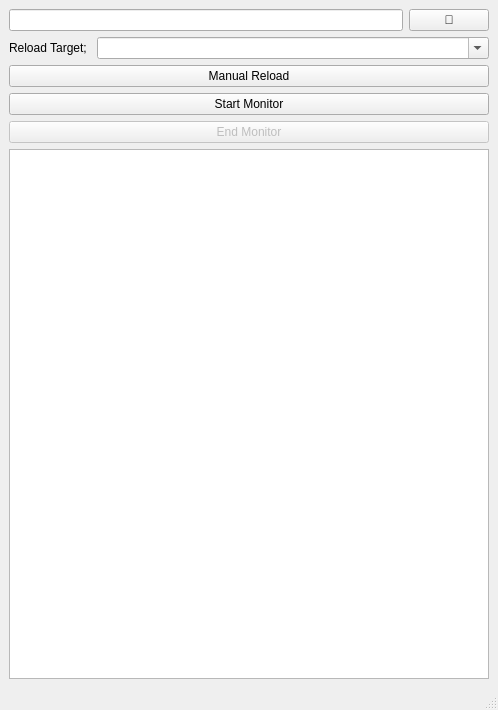
<?xml version="1.0" encoding="UTF-8"?>
<ui version="4.0">
 <class>MainWindow</class>
 <widget class="QMainWindow" name="MainWindow">
  <property name="geometry">
   <rect>
    <x>0</x>
    <y>0</y>
    <width>498</width>
    <height>710</height>
   </rect>
  </property>
  <property name="windowTitle">
   <string>MayaAutoPackageReloader</string>
  </property>
  <widget class="QWidget" name="centralwidget">
   <layout class="QVBoxLayout" name="verticalLayout">
    <item>
     <layout class="QHBoxLayout" name="horizontalLayout">
      <item>
       <widget class="QLineEdit" name="PathLineEdit">
        <property name="enabled">
         <bool>true</bool>
        </property>
        <property name="readOnly">
         <bool>true</bool>
        </property>
       </widget>
      </item>
      <item>
       <widget class="QPushButton" name="OpenFolderButton">
        <property name="enabled">
         <bool>true</bool>
        </property>
        <property name="text">
         <string>📁</string>
        </property>
       </widget>
      </item>
     </layout>
    </item>
    <item>
     <layout class="QHBoxLayout" name="horizontalLayout_2">
      <item>
       <widget class="QLabel" name="label">
        <property name="sizePolicy">
         <sizepolicy hsizetype="Fixed" vsizetype="Preferred">
          <horstretch>0</horstretch>
          <verstretch>0</verstretch>
         </sizepolicy>
        </property>
        <property name="text">
         <string>Reload Target; </string>
        </property>
       </widget>
      </item>
      <item>
       <widget class="QComboBox" name="ReloadTargetBox">
        <property name="sizePolicy">
         <sizepolicy hsizetype="Preferred" vsizetype="Fixed">
          <horstretch>0</horstretch>
          <verstretch>0</verstretch>
         </sizepolicy>
        </property>
        <property name="editable">
         <bool>true</bool>
        </property>
       </widget>
      </item>
     </layout>
    </item>
    <item>
     <widget class="QPushButton" name="ManualReloadButton">
      <property name="text">
       <string>Manual Reload</string>
      </property>
     </widget>
    </item>
    <item>
     <widget class="QPushButton" name="StartMonitorButton">
      <property name="text">
       <string>Start Monitor</string>
      </property>
     </widget>
    </item>
    <item>
     <widget class="QPushButton" name="EndMonitorButton">
      <property name="enabled">
       <bool>false</bool>
      </property>
      <property name="text">
       <string>End Monitor</string>
      </property>
     </widget>
    </item>
    <item>
     <widget class="QPlainTextEdit" name="ConsoleTextEdit"/>
    </item>
   </layout>
  </widget>
  <widget class="QMenuBar" name="menubar">
   <property name="geometry">
    <rect>
     <x>0</x>
     <y>0</y>
     <width>498</width>
     <height>21</height>
    </rect>
   </property>
  </widget>
  <widget class="QStatusBar" name="statusbar"/>
 </widget>
 <resources/>
 <connections/>
</ui>
